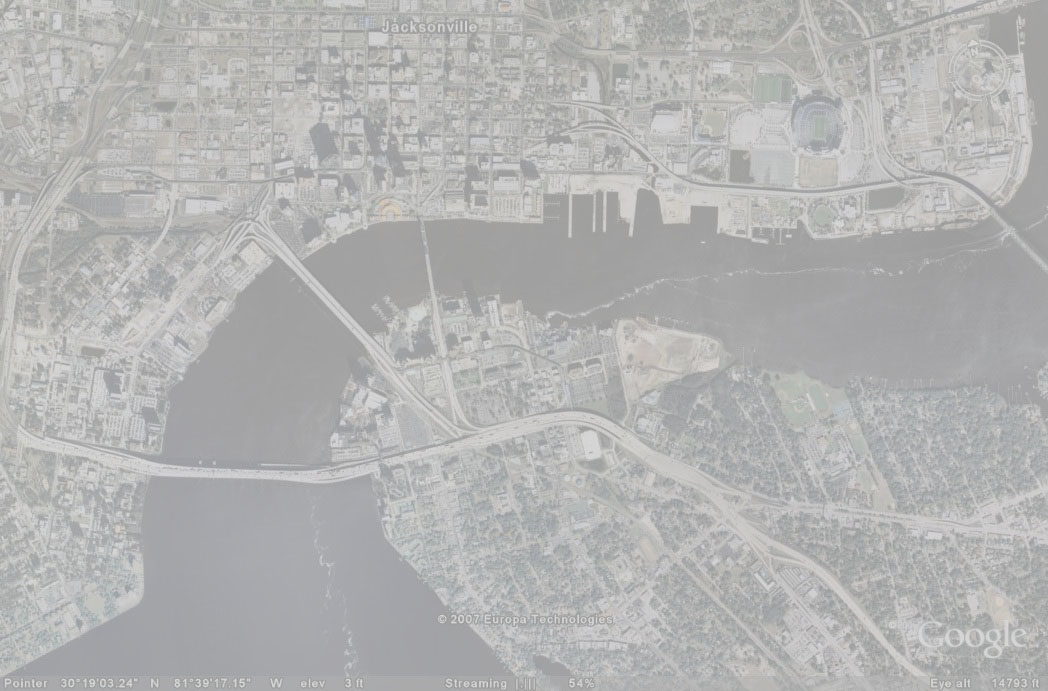
#> input picture exercises/ex2/images/map.jpg, 1048 x 691 px
$ python q2.py
#> lines starting #> are read from the running program, lines starting #| are printed output that depends on the picture
import matplotlib.pyplot as plt
import cv2 as cv
import numpy as np
import constants as const

def plot_histogram(title, images):
    plt.figure(title)
    number_of_images = len(images)
    for i in range(number_of_images):
        plt.subplot(number_of_images, 2, 2*i + 1)
        plt.title(images[i][1])
        plt.imshow(images[i][0], 'gray')
        plt.subplot(number_of_images, 2, 2*i + 2)
        plt.hist(images[i][0].ravel(), bins=256, range=(0, 255))
    print("close the window to continue!")
    plt.show()


def streach_hist(img):
    f_max = np.amax(img)
    f_min = np.amin(img)
    for i in range(img.shape[0]):
        for j in range(img.shape[1]):
            img[i][j] = ((img[i][j] - f_min)/(f_max-f_min))*255
    return img

def clip_hist(img):
    histogram = [0 for i in range(256)]
    height, width = img.shape
    for i in range(height):
        for j in range(width):
            histogram[img[i, j]] += 1
    n = img.shape[0]*img.shape[1]
    accumilator = 0
    f_min , f_max = 0, 0
    for i in range(256):
        accumilator += histogram[i]
        if(accumilator >= n*0.01):
            f_min = i
            break
    accumilator = 0
    for i in reversed(range(255)):
        accumilator += histogram[i]
        if(accumilator >= 0.01*n):
            f_max = i
            break
    for i in range(width):
        for j in range(height):
            img[j, i] = ((img[j, i] - f_min)/(f_max - f_min))*255
    return img

def normalize_hist(img):
    histogram = [0 for i in range(256)]
    height, width = img.shape
    for i in range(height):
        for j in range(width):
            histogram[img[i, j]] += 1
    accumilator = [histogram[0]]
    for i in range(1,256):
        accumilator += [accumilator[i-1] + histogram[i]]
    size = img.shape[0]*img.shape[1]
    for i in range(len(accumilator)):
        accumilator[i] = int(accumilator[i]*(255/size))
    mat = np.zeros(img.shape)
    for i in range(img.shape[0]):
        for j in range(img.shape[1]):
            mat[i,j] = accumilator[img[i,j]]
    return mat

if __name__ == "__main__":
    images = []
    images += [(cv.imread(const.path.MAP, cv.IMREAD_GRAYSCALE), "Map")]
    images += [(cv.imread(const.path.TSUKUBA, cv.IMREAD_GRAYSCALE), "Tsukuba")]
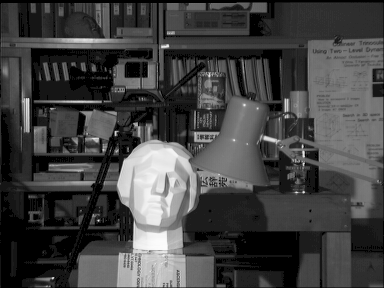
#> input picture exercises/ex2/images/tsukuba.png, 384 x 288 px
    images += [(cv.imread(const.path.HAWKES_BAY,
                          cv.IMREAD_GRAYSCALE), "Hawkes_Bay")]
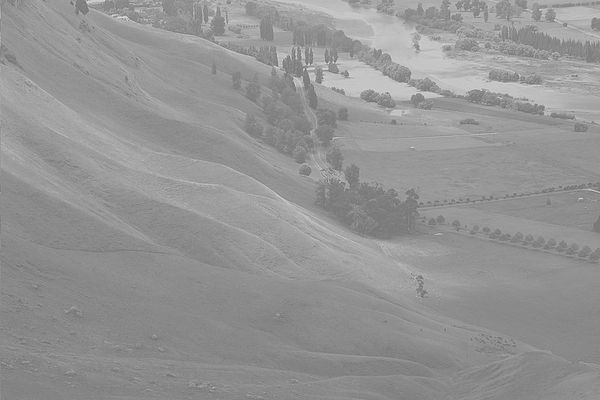
#> input picture exercises/ex2/images/Unequalized_Hawkes_Bay.jpg, 600 x 400 px
    plot_histogram("original images", images)
#> in plot_histogram, `number_of_images = len(images)`: number_of_images = 3
#> in plot_histogram, `plt.show()`:
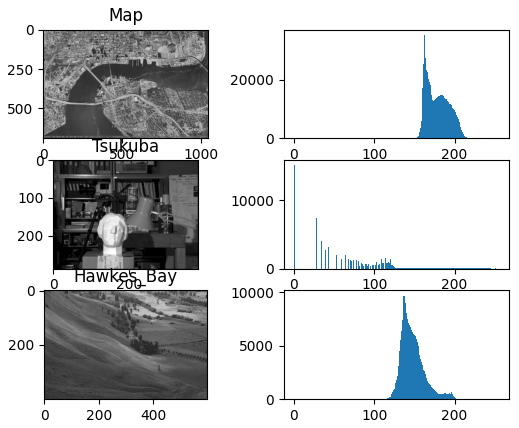
#> figure drawn by matplotlib, 6 panels; panel 2: tallest bar 35509 high, from x = 162.4 to 163.4; panel 4: tallest bar 15114 high, from x = 0 to 0.996; panel 6: tallest bar 9682 high, from x = 136.5 to 137.5
    images1 = []
    for i in range(len(images)):
        images1 += [(streach_hist(images[i][0]), images[i][1])]
#> this loop made 3 passes
#> (f_max in streach_hist, f_min in streach_hist) on passes 1 to 3: (226, 145), (252, 0), (228, 105)
#> after the loop, images1 = 3 items
    plot_histogram("after using streached histogram method", images1)
#> call 2 of plot_histogram, with title = 'after using streached histogram method'
#> in plot_histogram (call 2), `plt.show()`:
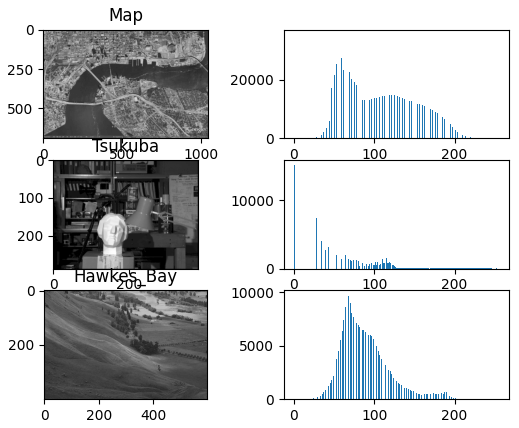
#> figure drawn by matplotlib, 6 panels; panel 2: tallest bar 35509 high, from x = 55.78 to 56.78; panel 4: tallest bar 15114 high, from x = 0 to 0.996; panel 6: tallest bar 9682 high, from x = 65.74 to 66.74
    images2 = []
    for i in images:
        images2 += [(clip_hist(i[0]), i[1])]
#> this loop made 3 passes
#> (height in clip_hist, width in clip_hist, n in clip_hist) on passes 1 to 3: (691, 1048, 724168), (288, 384, 110592), (400, 600, 240000)
#> after the loop, images2 = 3 items
    plot_histogram("after using chip histogram method", images2)
#> call 3 of plot_histogram, with title = 'after using chip histogram method'
#> in plot_histogram (call 3), `plt.show()`:
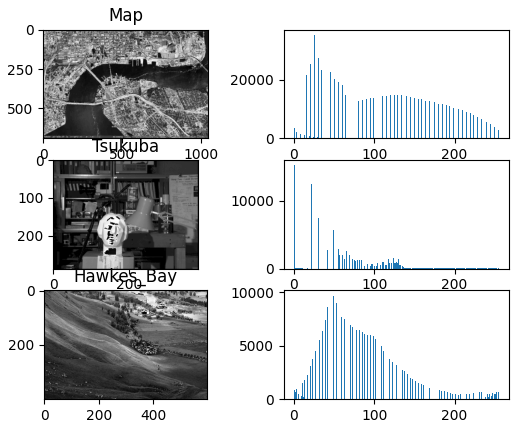
#> figure drawn by matplotlib, 6 panels; panel 2: tallest bar 35509 high, from x = 24.9 to 25.9; panel 4: tallest bar 15217 high, from x = 0 to 0.996; panel 6: tallest bar 9682 high, from x = 45.82 to 46.82
    images3 = []
    for i in images:
        images3 += [(normalize_hist(i[0]), i[1])]
#> this loop made 3 passes
#> (height in normalize_hist, width in normalize_hist, size in normalize_hist) on passes 1 to 3: (691, 1048, 724168), (288, 384, 110592), (400, 600, 240000)
#> after the loop, images3 = 3 items
    plot_histogram("after using normalized histogram method", images3)
#> call 4 of plot_histogram, with title = 'after using normalized histogram method'
#> in plot_histogram (call 4), `plt.show()`:
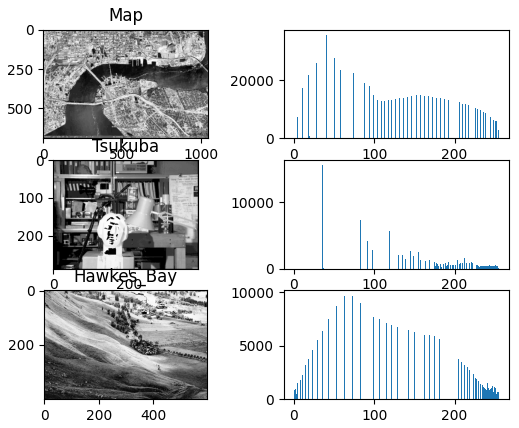
#> figure drawn by matplotlib, 6 panels; panel 2: tallest bar 35806 high, from x = 39.84 to 40.84; panel 4: tallest bar 15589 high, from x = 34.86 to 35.86; panel 6: tallest bar 9689 high, from x = 62.75 to 63.75
